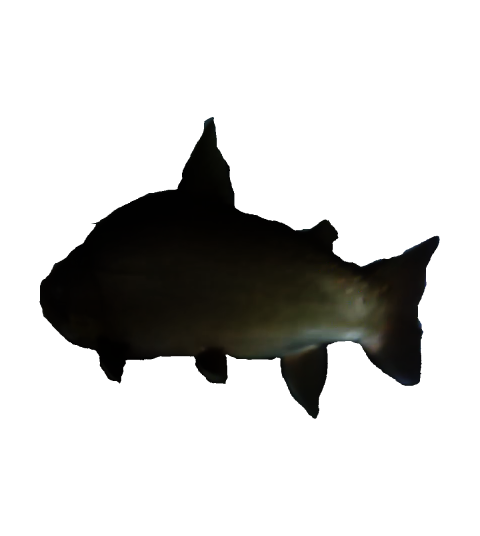
#> input picture bull_trout_crops/Bulltrout1.png, 960 x 1072 px, found by its file name (shown at 1/2 size); its folder holds only this picture in this run
$ python scikit_image_augmentor.py
#> lines starting #> are read from the running program, lines starting #| are printed output that depends on the picture
#!/usr/bin/env python3
# -*- coding: utf-8 -*-
"""
Created on Tue Apr 28 20:33:07 2020

@author: kemistree4
"""

import os
import random
from scipy import ndarray

# image processing library
import skimage as sk
from skimage import transform
from skimage import util
from skimage import io
from PIL import Image
from math import floor, sqrt
import numpy as np

def random_rotation(image_array: ndarray):
    # pick a random degree of rotation between 60% on the left and 60% on the right
    random_degree = random.uniform(-60, 60)
    return sk.transform.rotate(image_array, random_degree)

def random_noise(image_array: ndarray):
    # add random noise to the image
    return sk.util.random_noise(image_array)

def horizontal_flip(image_array: ndarray):
    # horizontal flip doesn't need skimage, it's easy as flipping the image array of pixels !
    return image_array[:, ::-1]

#def rescale(image_array: ndarray):
    #scale_range = random.uniform(0.95, 0.60)
    img = sk.transform.rescale(image_array, scale=0.75, preserve_range=True)
    img = img.astype(np.uint8)
    return img

# dictionary of the transformations we defined earlier
available_transformations = {
    'rotate': random_rotation,
    'noise': random_noise,
    'horizontal_flip': horizontal_flip
}

folder_path = '/home/kemistree4/code/Deep-Neural-Network/bull_trout_crops'
num_files_desired = 20
destination_path = '/home/kemistree4/code/Deep-Neural-Network/bull_trout_crops/augmented'

# find all files paths from the folder
images = [os.path.join(folder_path, f) for f in os.listdir(folder_path) if os.path.isfile(os.path.join(folder_path, f))]

num_generated_files = 0
while num_generated_files <= num_files_desired:
    # random image from the folder
    image_path = random.choice(images)
    # read image as an two dimensional array of pixels
    image_to_transform = sk.io.imread(image_path)
#> image_to_transform is the input picture: shape (1072, 960, 4); mean R, G, B, A 204.4, 204.1, 202.8, 255
    # random num of transformation to apply
    num_transformations_to_apply = random.randint(1, len(available_transformations))
    num_transformations = 0
    transformed_image = None
    while num_transformations <= num_transformations_to_apply:
        if transformed_image is None:
            # random transformation to apply for a single image
            key = random.choice(list(available_transformations))
            transformed_image = available_transformations[key](image_to_transform)
            num_transformations += 1
        elif transformed_image is not None:
            # random transformation to apply for a single image
            key = random.choice(list(available_transformations))
            transformed_image = available_transformations[key](transformed_image)
            num_transformations += 1
#> this loop made 3 passes
#> pass 1, `transformed_image = available_transformations[key](image_to_transform)`:
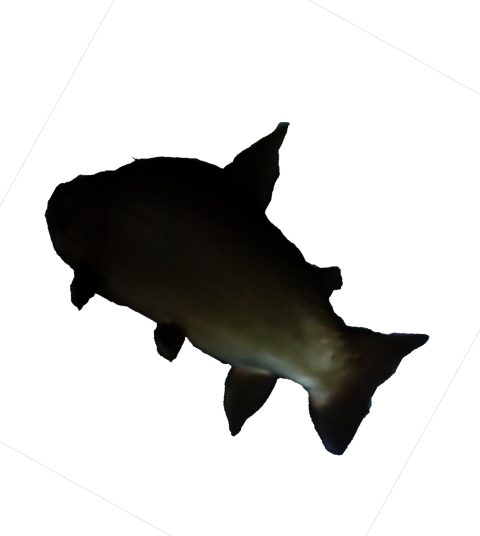
#> transformed_image: shape (1072, 960, 4) float64 (shown at 1/2 size); mean R, G, B, A 0.648, 0.647, 0.641, 0.846; transparent parts drawn white
#> pass 2, `transformed_image = available_transformations[key](transformed_image)`:
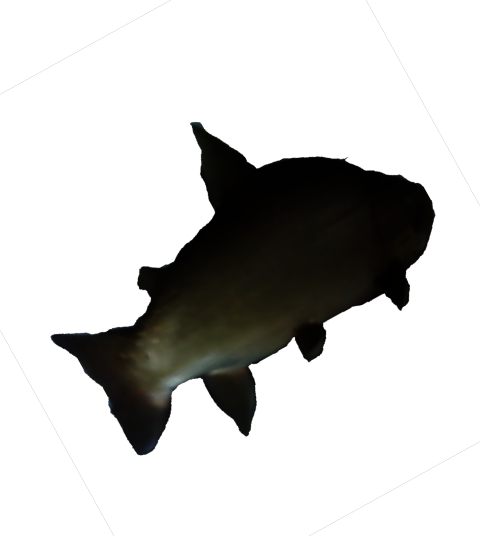
#> transformed_image: shape (1072, 960, 4) float64 (shown at 1/2 size); mean R, G, B, A 0.648, 0.647, 0.641, 0.846; transparent parts drawn white
#> pass 3, `transformed_image = available_transformations[key](transformed_image)`:
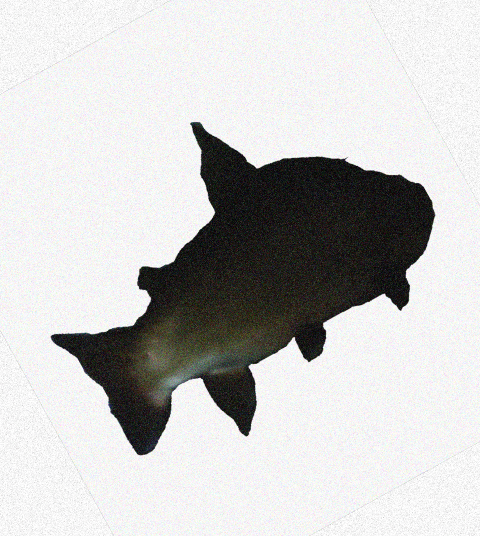
#> transformed_image: shape (1072, 960, 4) float64 (shown at 1/2 size); mean R, G, B, A 0.633, 0.632, 0.628, 0.818; transparent parts drawn white
#> after the loop, key = 'noise'; num_transformations = 3

    new_file_path = '%s/augmented_image_%s.png' % (destination_path, num_generated_files)

    # write image to the disk
#> (the run stopped early here; a loop or call above may not have finished)

$ run again, on bull_trout_crops/Bulltrout2.png
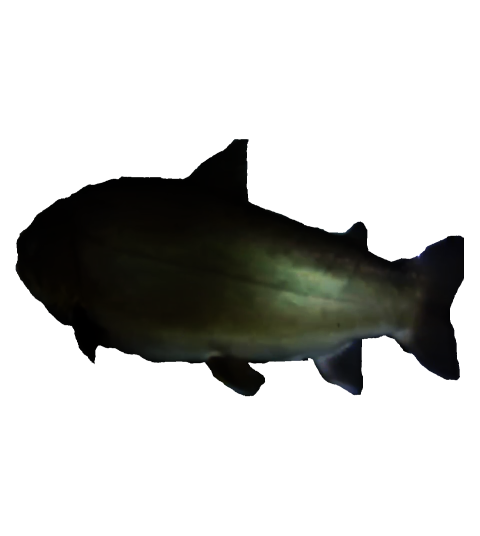
#> input picture bull_trout_crops/Bulltrout2.png, 960 x 1072 px, found by its file name (shown at 1/2 size)
#> image_to_transform is the input picture: shape (1072, 960, 4); mean R, G, B, A 195.6, 196, 194, 255
#> the loop `while num_transformations <= num_transformations_to_apply:` made 3 passes
#> pass 1, `transformed_image = available_transformations[key](image_to_transform)`:
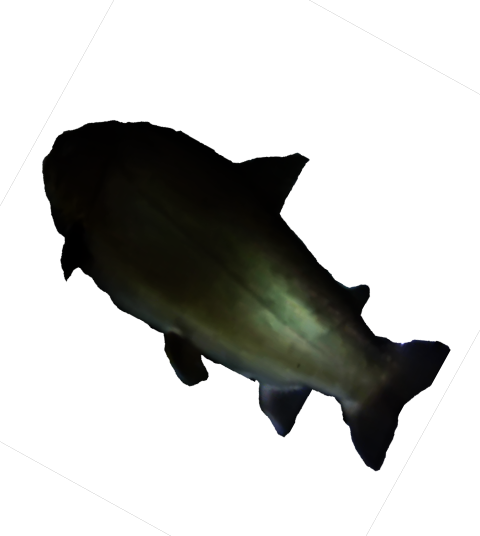
#> transformed_image: shape (1072, 960, 4) float64 (shown at 1/2 size); mean R, G, B, A 0.613, 0.615, 0.607, 0.846; transparent parts drawn white
#> pass 3, `transformed_image = available_transformations[key](transformed_image)`:
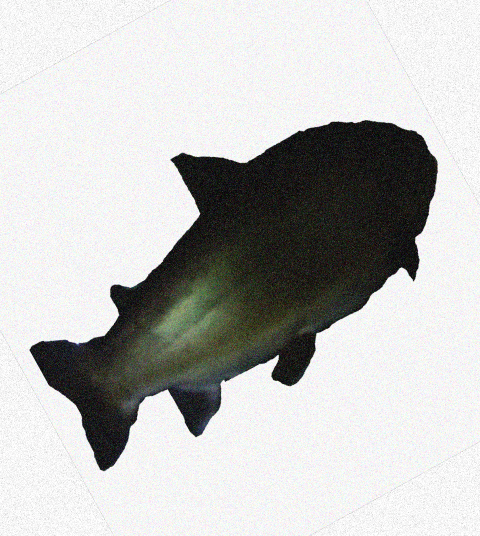
#> transformed_image: shape (1072, 960, 4) float64 (shown at 1/2 size); mean R, G, B, A 0.6, 0.602, 0.595, 0.819; transparent parts drawn white
#> after the loop `while num_transformations <= num_transformations_to_apply:`: key = 'noise'; num_transformations = 3

$ run again, on bull_trout_crops/Bulltrout4.png
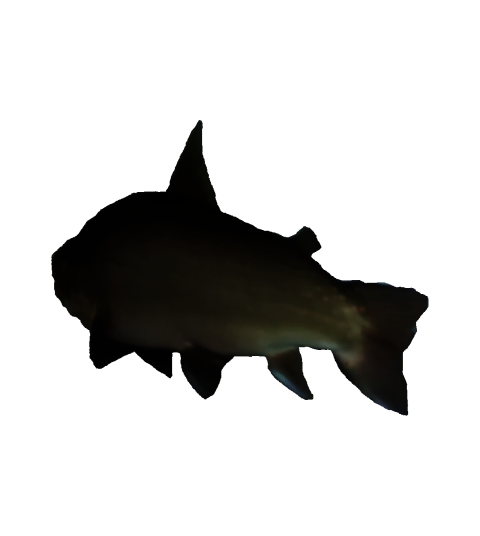
#> input picture bull_trout_crops/Bulltrout4.png, 960 x 1072 px, found by its file name (shown at 1/2 size)
#> image_to_transform is the input picture: shape (1072, 960, 4); mean R, G, B, A 207.3, 207, 206, 255
#> the loop `while num_transformations <= num_transformations_to_apply:` made 3 passes
#> pass 1, `transformed_image = available_transformations[key](image_to_transform)`:
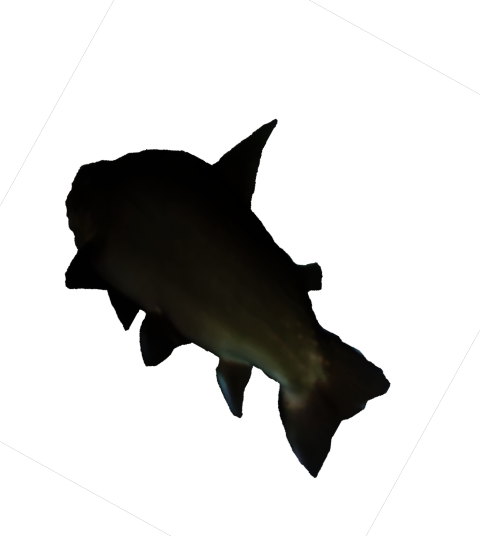
#> transformed_image: shape (1072, 960, 4) float64 (shown at 1/2 size); mean R, G, B, A 0.659, 0.658, 0.654, 0.846; transparent parts drawn white
#> pass 3, `transformed_image = available_transformations[key](transformed_image)`:
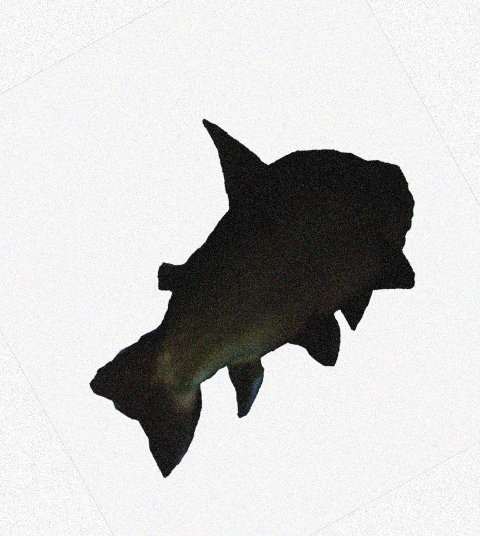
#> transformed_image: shape (1072, 960, 4) float64 (shown at 1/2 size); mean R, G, B, A 0.643, 0.642, 0.64, 0.818; transparent parts drawn white
#> after the loop `while num_transformations <= num_transformations_to_apply:`: key = 'noise'; num_transformations = 3
